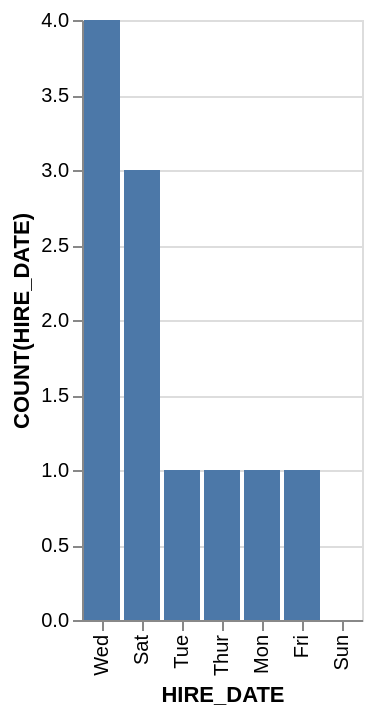

Describe this chart as a Vega-Lite specification.
### Vega-Lite specification from a JSON file in a GitHub repository (floating-point values rounded to 4 significant figures)
{"data": {"values": [{"x_data": "Wed", "y_data": 4}, {"x_data": "Sat", "y_data": 3}, {"x_data": "Tue", "y_data": 1}, {"x_data": "Thur", "y_data": 1}, {"x_data": "Mon", "y_data": 1}, {"x_data": "Fri", "y_data": 1}, {"x_data": "Sun", "y_data": 0}]}, "mark": "bar", "encoding": {"x": {"field": "x_data", "type": "nominal", "title": "HIRE_DATE", "sort": {"op": "sum", "field": "y_data", "order": "descending"}}, "y": {"field": "y_data", "type": "quantitative", "title": "COUNT(HIRE_DATE)"}}}
